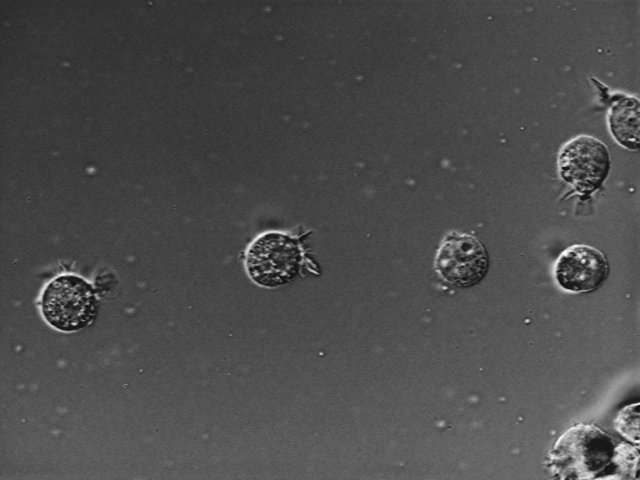
#> input picture at3_1m4_01.tif, 640 x 480 px
$ jupyter execute 'Introduction to Quantitative Analysis of Biomedical Images .ipynb'
#> lines starting #> are read from the running program, lines starting #| are printed output that depends on the picture
[cell 1]
import numpy as np
from skimage.io import imread, imshow
import matplotlib.pyplot as plt
# ! python -m pip install -U scikit-image

## NumPy Matrix

[cell 2]
a = np.array([1, 2, 3])
print(a)

[cell 3]
b = np.array([[1,2,3],[4,5,6]])
print(b)
print(b.shape) #2 rows and 3 columns

## Using Scikit to Read and Show Images

[cell 4]
# download images people.math.sc.edu/Burkardt/data/tif/tif.html
img = imread("at3_1m4_01.tif")
#> img is the input picture: shape (480, 640); min 15, max 254, mean 76.6
imshow(img)

[cell 5]
# crop image: take first 200 rows and 200 columns
img_small = img[0:200, 0:200]
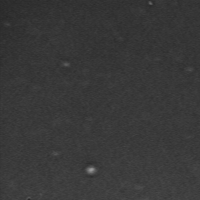
#> img_small: shape (200, 200); min 38, max 154, mean 56.6
imshow(img_small)
print(img_small.shape)
#| (200, 200)

## Colourmapping in Matplotlib

[cell 6]
# plt.subplots allows plotting > 1 image side by side
fix, ax = plt.subplots(ncols = 3, nrows = 1, figsize = (10, 5))
ax[0].imshow(img, cmap = "viridis")
ax[1].imshow(img, cmap = "terrain")
ax[2].imshow(img, cmap = "spring")
plt.show()
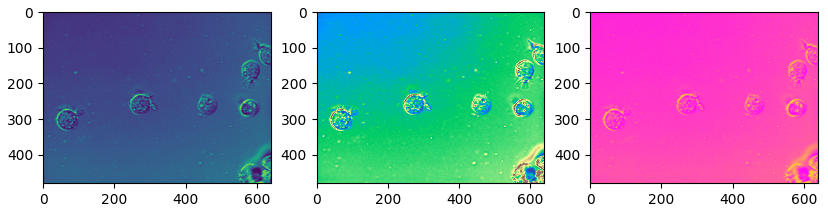
#> figure drawn by matplotlib, 3 panels

## Image Histogram

[cell 7]
cell = imread("cameraman.tif")
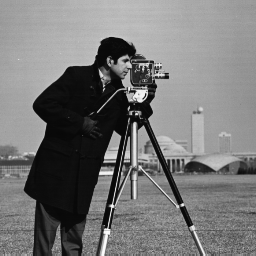
#> input picture cameraman.tif, 256 x 256 px
#> cell is the input picture: shape (256, 256); min 7, max 253, mean 118.7
imshow(cell, cmap = "gray")
plt.hist(cell.ravel(), bins = range(255))
plt.show()
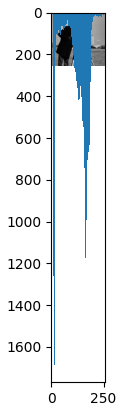
#> figure drawn by matplotlib, 1 panel
